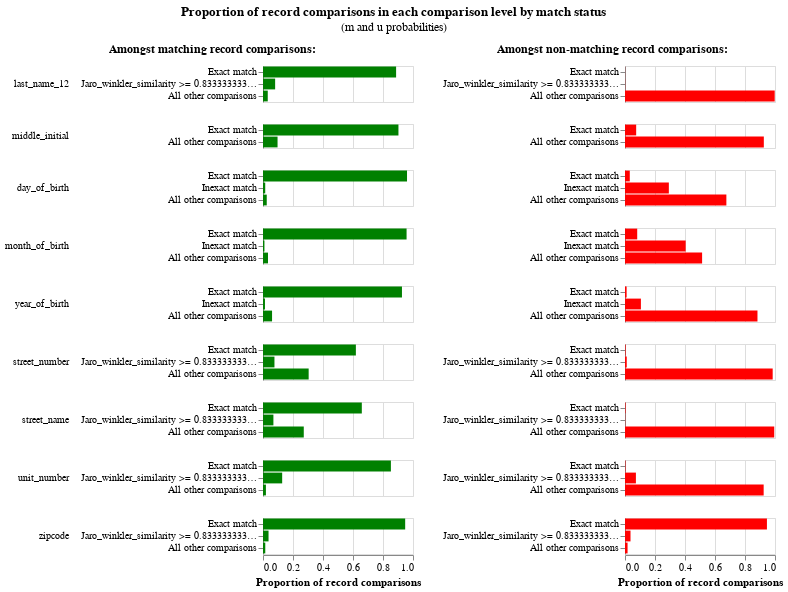

This figure's notebook cell:
### Code cell
em_session_1.m_u_values_interactive_history_chart()

### Figure 1 — Vega-Lite specification as saved in the notebook (floating-point values rounded to 4 significant figures; data arrays with more than 128 entries replaced by an {"elided": "..."} marker saying what was removed)
{"config": {"view": {"continuousWidth": 300, "continuousHeight": 300, "discreteHeight": 300, "discreteWidth": 400}, "header": {"title": null}, "title": {"anchor": "middle", "offset": 10}}, "hconcat": [{"mark": "bar", "encoding": {"color": {"value": "green"}, "row": {"field": "comparison_name", "header": {"labelAlign": "left", "labelAnchor": "middle", "labelAngle": 0}, "sort": {"field": "comparison_sort_order"}, "type": "nominal"}, "tooltip": [{"field": "m_probability_description", "title": "m probability description", "type": "nominal"}, {"field": "comparison_name", "title": "Comparison column name", "type": "nominal"}, {"field": "label_for_charts", "title": "Label", "type": "ordinal"}, {"field": "sql_condition", "title": "SQL condition", "type": "nominal"}, {"field": "m_probability", "format": ".4p", "title": "m probability", "type": "quantitative"}, {"field": "u_probability", "format": ".4p", "title": "u probability", "type": "quantitative"}, {"field": "bayes_factor", "format": ",.4f", "title": "Bayes factor = m/u", "type": "quantitative"}, {"field": "log2_bayes_factor", "format": ",.4f", "title": "Match weight = log2(m/u)", "type": "quantitative"}], "x": {"axis": {"title": "Proportion of record comparisons"}, "field": "m_probability", "type": "quantitative"}, "y": {"axis": {"title": null}, "field": "label_for_charts", "sort": {"field": "comparison_vector_value", "order": "descending"}, "type": "nominal"}}, "height": {"step": 12}, "resolve": {"scale": {"y": "independent"}}, "title": {"text": "Amongst matching record comparisons:", "fontSize": 12, "fontWeight": "bold"}, "transform": [{"filter": "(datum.bayes_factor != 'no-op filter due to vega lite issue 4680')"}], "width": 150}, {"mark": "bar", "encoding": {"color": {"value": "red"}, "row": {"field": "comparison_name", "header": {"labels": false}, "sort": {"field": "comparison_sort_order"}, "type": "nominal"}, "tooltip": [{"field": "u_probability_description", "title": "u probability description", "type": "nominal"}, {"field": "comparison_name", "title": "Comparison column name", "type": "nominal"}, {"field": "label_for_charts", "title": "Label", "type": "ordinal"}, {"field": "sql_condition", "title": "SQL condition", "type": "nominal"}, {"field": "m_probability", "format": ".4p", "title": "m probability", "type": "quantitative"}, {"field": "u_probability", "format": ".4p", "title": "u probability", "type": "quantitative"}, {"field": "bayes_factor", "format": ",.4f", "title": "Bayes factor = m/u", "type": "quantitative"}, {"field": "log2_bayes_factor", "format": ",.4f", "title": "Match weight = log2(m/u)", "type": "quantitative"}], "x": {"axis": {"title": "Proportion of record comparisons"}, "field": "u_probability", "type": "quantitative"}, "y": {"axis": {"title": null}, "field": "label_for_charts", "sort": {"field": "comparison_vector_value", "order": "descending"}, "type": "nominal"}}, "height": {"step": 12}, "resolve": {"scale": {"y": "independent"}}, "title": {"text": "Amongst non-matching record comparisons:", "fontSize": 12, "fontWeight": "bold"}, "transform": [{"filter": "(datum.bayes_factor != 'no-op filter2 due to vega lite issue 4680')"}], "width": 150}], "data": {"name": "data-c593fcfa6d9d15420cee829057b24d0c"}, "params": [{"name": "iteration_number", "bind": {"input": "range", "max": 4, "min": 0, "step": 1}, "value": 4}], "title": {"text": "Proportion of record comparisons in each comparison level by match status", "subtitle": "(m and u probabilities)"}, "transform": [{"filter": "(datum.iteration == iteration_number)"}], "$schema": "https://vega.github.io/schema/vega-lite/v5.9.3.json", "datasets": {"data-c593fcfa6d9d15420cee829057b24d0c": {"elided": "130 records"}}}
